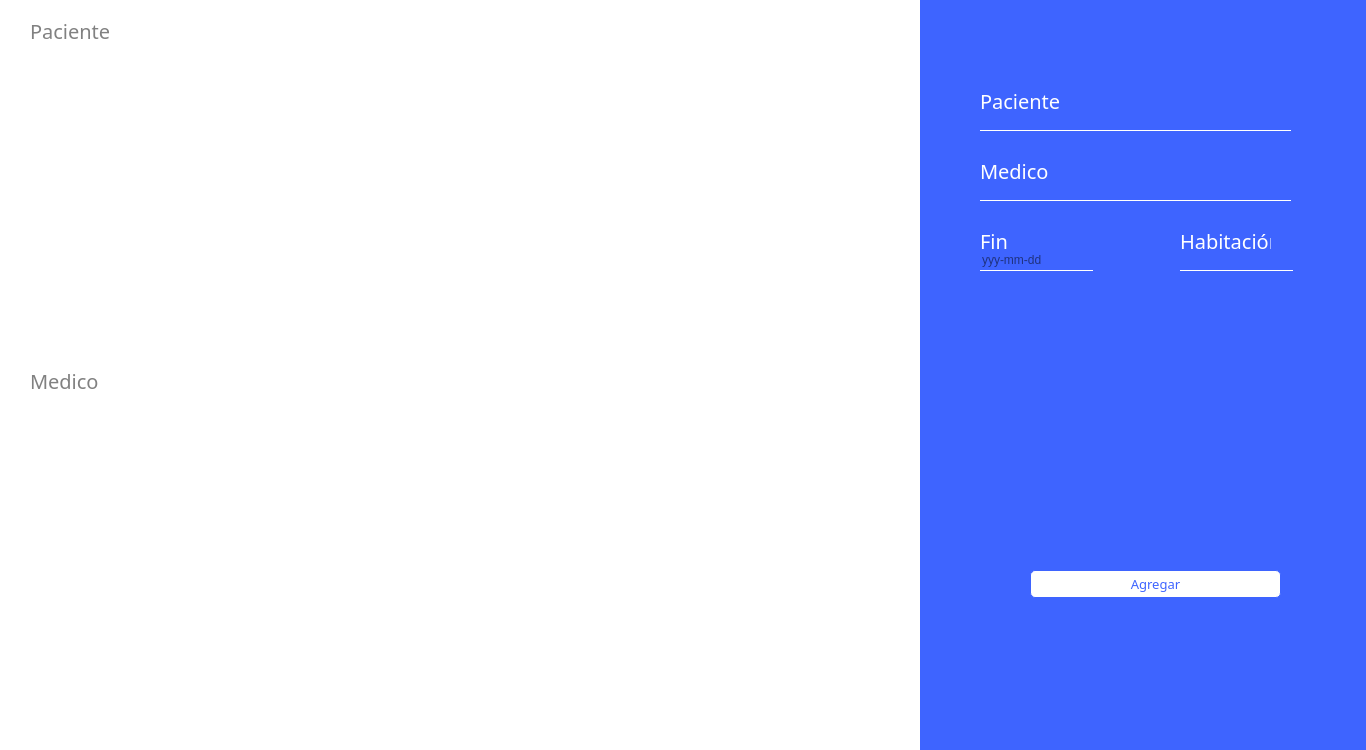
<?xml version="1.0" encoding="UTF-8"?>
<ui version="4.0">
 <class>recepcionista_agregar_internado</class>
 <widget class="QWidget" name="recepcionista_agregar_internado">
  <property name="geometry">
   <rect>
    <x>0</x>
    <y>0</y>
    <width>1366</width>
    <height>750</height>
   </rect>
  </property>
  <property name="windowTitle">
   <string>Form</string>
  </property>
  <widget class="QLabel" name="label">
   <property name="geometry">
    <rect>
     <x>0</x>
     <y>0</y>
     <width>1366</width>
     <height>750</height>
    </rect>
   </property>
   <property name="styleSheet">
    <string notr="true">background:white;</string>
   </property>
   <property name="text">
    <string/>
   </property>
  </widget>
  <widget class="QScrollArea" name="scrollArea">
   <property name="geometry">
    <rect>
     <x>0</x>
     <y>40</y>
     <width>671</width>
     <height>301</height>
    </rect>
   </property>
   <property name="styleSheet">
    <string notr="true">background-color: white;
border:none;</string>
   </property>
   <property name="widgetResizable">
    <bool>true</bool>
   </property>
   <widget class="QWidget" name="scrollAreaWidgetContents_2">
    <property name="geometry">
     <rect>
      <x>0</x>
      <y>0</y>
      <width>671</width>
      <height>301</height>
     </rect>
    </property>
    <layout class="QGridLayout" name="gridLayout_3">
     <item row="0" column="0">
      <layout class="QGridLayout" name="gridLayout_internados"/>
     </item>
    </layout>
   </widget>
  </widget>
  <widget class="QScrollArea" name="scrollArea_2">
   <property name="geometry">
    <rect>
     <x>0</x>
     <y>390</y>
     <width>671</width>
     <height>301</height>
    </rect>
   </property>
   <property name="styleSheet">
    <string notr="true">background-color: white;
border:none;</string>
   </property>
   <property name="widgetResizable">
    <bool>true</bool>
   </property>
   <widget class="QWidget" name="scrollAreaWidgetContents_3">
    <property name="geometry">
     <rect>
      <x>0</x>
      <y>0</y>
      <width>671</width>
      <height>301</height>
     </rect>
    </property>
    <layout class="QGridLayout" name="gridLayout_4">
     <item row="0" column="0">
      <layout class="QGridLayout" name="gridLayout_internados_2"/>
     </item>
    </layout>
   </widget>
  </widget>
  <widget class="QLabel" name="label_2">
   <property name="geometry">
    <rect>
     <x>30</x>
     <y>20</y>
     <width>151</width>
     <height>21</height>
    </rect>
   </property>
   <property name="font">
    <font>
     <family>Montserrat</family>
     <pointsize>15</pointsize>
    </font>
   </property>
   <property name="styleSheet">
    <string notr="true">background:none;
color: #818181;</string>
   </property>
   <property name="text">
    <string>Paciente</string>
   </property>
  </widget>
  <widget class="QLabel" name="label_3">
   <property name="geometry">
    <rect>
     <x>30</x>
     <y>370</y>
     <width>151</width>
     <height>21</height>
    </rect>
   </property>
   <property name="font">
    <font>
     <family>Montserrat</family>
     <pointsize>15</pointsize>
    </font>
   </property>
   <property name="styleSheet">
    <string notr="true">background:none;
color: #818181;</string>
   </property>
   <property name="text">
    <string>Medico</string>
   </property>
  </widget>
  <widget class="QLabel" name="paciente">
   <property name="geometry">
    <rect>
     <x>980</x>
     <y>90</y>
     <width>151</width>
     <height>21</height>
    </rect>
   </property>
   <property name="font">
    <font>
     <family>Montserrat</family>
     <pointsize>15</pointsize>
    </font>
   </property>
   <property name="styleSheet">
    <string notr="true">background:none;
color:  white;</string>
   </property>
   <property name="text">
    <string>Paciente</string>
   </property>
  </widget>
  <widget class="QLineEdit" name="paciente_linEdit">
   <property name="geometry">
    <rect>
     <x>980</x>
     <y>110</y>
     <width>311</width>
     <height>21</height>
    </rect>
   </property>
   <property name="styleSheet">
    <string notr="true">background: #3E64FF;
border: none;
border-bottom: 1px solid white;</string>
   </property>
  </widget>
  <widget class="QLabel" name="Medico">
   <property name="geometry">
    <rect>
     <x>980</x>
     <y>160</y>
     <width>151</width>
     <height>21</height>
    </rect>
   </property>
   <property name="font">
    <font>
     <family>Montserrat</family>
     <pointsize>15</pointsize>
    </font>
   </property>
   <property name="styleSheet">
    <string notr="true">background:none;
color: white;</string>
   </property>
   <property name="text">
    <string>Medico</string>
   </property>
  </widget>
  <widget class="QLineEdit" name="medico_linEdit">
   <property name="geometry">
    <rect>
     <x>980</x>
     <y>180</y>
     <width>311</width>
     <height>21</height>
    </rect>
   </property>
   <property name="styleSheet">
    <string notr="true">background:#3E64FF;
border: none;
border-bottom: 1px solid white;</string>
   </property>
  </widget>
  <widget class="QLabel" name="Fin">
   <property name="geometry">
    <rect>
     <x>980</x>
     <y>230</y>
     <width>51</width>
     <height>21</height>
    </rect>
   </property>
   <property name="font">
    <font>
     <family>Montserrat</family>
     <pointsize>15</pointsize>
    </font>
   </property>
   <property name="styleSheet">
    <string notr="true">background:none;
color: white;</string>
   </property>
   <property name="text">
    <string>Fin</string>
   </property>
  </widget>
  <widget class="QLineEdit" name="fin_linEdit">
   <property name="geometry">
    <rect>
     <x>980</x>
     <y>250</y>
     <width>113</width>
     <height>21</height>
    </rect>
   </property>
   <property name="styleSheet">
    <string notr="true">background:#3E64FF;
border: none;
border-bottom: 1px solid white;</string>
   </property>
   <property name="placeholderText">
    <string>yyy-mm-dd</string>
   </property>
  </widget>
  <widget class="QLabel" name="Habitacion">
   <property name="geometry">
    <rect>
     <x>1180</x>
     <y>230</y>
     <width>91</width>
     <height>21</height>
    </rect>
   </property>
   <property name="font">
    <font>
     <family>Montserrat</family>
     <pointsize>15</pointsize>
    </font>
   </property>
   <property name="styleSheet">
    <string notr="true">background:none;
color: white;</string>
   </property>
   <property name="text">
    <string>Habitación</string>
   </property>
  </widget>
  <widget class="QLineEdit" name="habitacion_linEdit">
   <property name="geometry">
    <rect>
     <x>1180</x>
     <y>250</y>
     <width>113</width>
     <height>21</height>
    </rect>
   </property>
   <property name="styleSheet">
    <string notr="true">background:#3E64FF;
border: none;
border-bottom: 1px solid white;</string>
   </property>
  </widget>
  <widget class="QLabel" name="color">
   <property name="geometry">
    <rect>
     <x>920</x>
     <y>0</y>
     <width>446</width>
     <height>750</height>
    </rect>
   </property>
   <property name="styleSheet">
    <string notr="true">background:#3E64FF;</string>
   </property>
   <property name="text">
    <string/>
   </property>
  </widget>
  <widget class="QPushButton" name="btn_agregar_internado">
   <property name="geometry">
    <rect>
     <x>1030</x>
     <y>570</y>
     <width>251</width>
     <height>28</height>
    </rect>
   </property>
   <property name="font">
    <font>
     <family>Montserrat</family>
     <pointsize>10</pointsize>
    </font>
   </property>
   <property name="styleSheet">
    <string notr="true">*{
	background-color: white;
	color: #3E64FF;
	border: 1px solid #3E64FF;
	border-radius: 5px;
	padding: 5px;
}
</string>
   </property>
   <property name="text">
    <string>Agregar</string>
   </property>
  </widget>
  <zorder>label</zorder>
  <zorder>scrollArea</zorder>
  <zorder>scrollArea_2</zorder>
  <zorder>label_2</zorder>
  <zorder>label_3</zorder>
  <zorder>color</zorder>
  <zorder>Fin</zorder>
  <zorder>Habitacion</zorder>
  <zorder>Medico</zorder>
  <zorder>fin_linEdit</zorder>
  <zorder>habitacion_linEdit</zorder>
  <zorder>medico_linEdit</zorder>
  <zorder>paciente</zorder>
  <zorder>paciente_linEdit</zorder>
  <zorder>btn_agregar_internado</zorder>
 </widget>
 <resources/>
 <connections/>
</ui>
